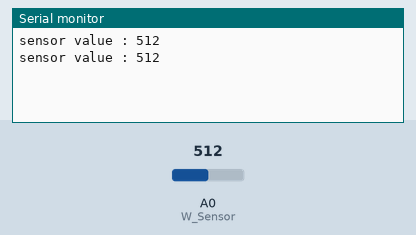
Recording of a sketch running on a simulated Arduino Uno, built with avr-gcc and run on an emulated ATmega328P. Parts: the last lines printed to the serial monitor. The inputs (shaded band) are chosen by the test bench; at power-on: A0 (W_Sensor) = 512.

Above: at 1.8 s.
1.9 s: A0 (W_Sensor) set to 716
At 2.6 s:
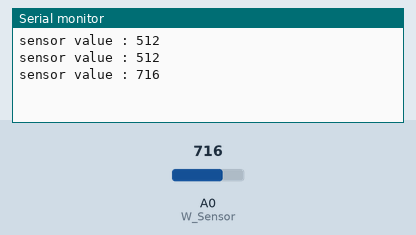
3.4 s: A0 (W_Sensor) set to 900
At 4.8 s:
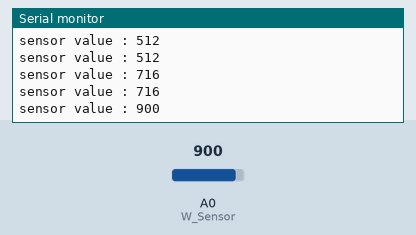
Timing chart, 0 to 6.4 s (numbered marks = the images above; inputs shaded):
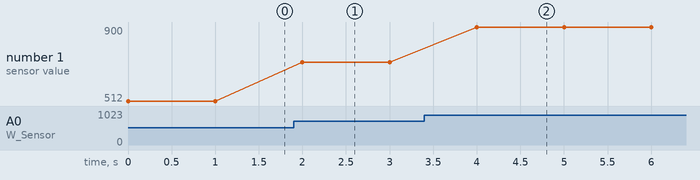

Measured:
- after the input at 1.9 s, the serial monitor: prints a new line after 0.10 s (image 1)
- after the input at 3.4 s, the serial monitor: prints a new line after 0.60 s (image 2)
- plotted number 1: 512 → 716 after the input at 1.9 s, 716 → 900 after the input at 3.4 s

The sketch:

208_WaterLevelModule.ino
```cpp
int W_Sensor =A0;       // 센서를 아날로그 A0핀에 연결
int sensorVal;          // 센서값을 저장하는 변수

void setup() {
  Serial.begin(9600);   // 9600속도로 시리얼 통신 시작
}


void loop() {
  sensorVal = analogRead(W_Sensor);    // 센서 값을 읽어 저장

  Serial.print("sensor value : ");     // 시리얼 창에 줄 바꿈 없이 메시지 출력
  Serial.println(sensorVal);           // 센서 값 출력후 줄 바꿈

  delay(1000);                         // 1초 지연
}
```
